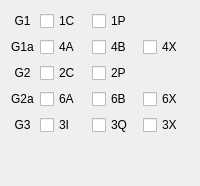
     <widget class="QWidget" name="tabGlonass">
      <attribute name="title">
       <string>Glonass</string>
      </attribute>
      <layout class="QGridLayout" name="gridLayout" columnstretch="0,1,1,1">
       <item row="3" column="2">
        <widget class="QCheckBox" name="R31">
         <property name="toolTip">
          <string>L2OCp</string>
         </property>
         <property name="text">
          <string>6B</string>
         </property>
         <property name="checked">
          <bool>false</bool>
         </property>
        </widget>
       </item>
       <item row="3" column="1">
        <widget class="QCheckBox" name="R30">
         <property name="toolTip">
          <string>L2CSI</string>
         </property>
         <property name="text">
          <string>6A</string>
         </property>
         <property name="checked">
          <bool>false</bool>
         </property>
        </widget>
       </item>
       <item row="0" column="1">
        <widget class="QCheckBox" name="R01">
         <property name="toolTip">
          <string>C/A</string>
         </property>
         <property name="text">
          <string>1C</string>
         </property>
         <property name="checked">
          <bool>false</bool>
         </property>
        </widget>
       </item>
       <item row="2" column="2">
        <widget class="QCheckBox" name="R19">
         <property name="toolTip">
          <string>P</string>
         </property>
         <property name="text">
          <string>2P</string>
         </property>
         <property name="checked">
          <bool>false</bool>
         </property>
        </widget>
       </item>
       <item row="3" column="0">
        <widget class="QLabel" name="Glo_G2a">
         <property name="text">
          <string>G2a</string>
         </property>
         <property name="alignment">
          <set>Qt::AlignmentFlag::AlignCenter</set>
         </property>
        </widget>
       </item>
       <item row="4" column="1">
        <widget class="QCheckBox" name="R44">
         <property name="toolTip">
          <string>I</string>
         </property>
         <property name="text">
          <string>3I</string>
         </property>
         <property name="checked">
          <bool>false</bool>
         </property>
        </widget>
       </item>
       <item row="5" column="0">
        <spacer name="verticalSpacer_2">
         <property name="orientation">
          <enum>Qt::Orientation::Vertical</enum>
         </property>
         <property name="sizeHint" stdset="0">
          <size>
           <width>20</width>
           <height>40</height>
          </size>
         </property>
        </spacer>
       </item>
       <item row="2" column="1">
        <widget class="QCheckBox" name="R14">
         <property name="toolTip">
          <string>C/A</string>
         </property>
         <property name="text">
          <string>2C</string>
         </property>
         <property name="checked">
          <bool>false</bool>
         </property>
        </widget>
       </item>
       <item row="4" column="2">
        <widget class="QCheckBox" name="R45">
         <property name="toolTip">
          <string>Q</string>
         </property>
         <property name="text">
          <string>3Q</string>
         </property>
         <property name="checked">
          <bool>false</bool>
         </property>
        </widget>
       </item>
       <item row="4" column="3">
        <widget class="QCheckBox" name="R46">
         <property name="toolTip">
          <string>I+Q</string>
         </property>
         <property name="text">
          <string>3X</string>
         </property>
         <property name="checked">
          <bool>false</bool>
         </property>
        </widget>
       </item>
       <item row="0" column="2">
        <widget class="QCheckBox" name="R02">
         <property name="toolTip">
          <string>P</string>
         </property>
         <property name="text">
          <string>1P</string>
         </property>
         <property name="checked">
          <bool>false</bool>
         </property>
        </widget>
       </item>
       <item row="4" column="0">
        <widget class="QLabel" name="Glo_G3">
         <property name="text">
          <string>G3</string>
         </property>
         <property name="alignment">
          <set>Qt::AlignmentFlag::AlignCenter</set>
         </property>
        </widget>
       </item>
       <item row="1" column="2">
        <widget class="QCheckBox" name="R67">
         <property name="toolTip">
          <string>L1OCp</string>
         </property>
         <property name="text">
          <string>4B</string>
         </property>
         <property name="checked">
          <bool>false</bool>
         </property>
        </widget>
       </item>
       <item row="3" column="3">
        <widget class="QCheckBox" name="R33">
         <property name="toolTip">
          <string>L2CSI+L2OCp</string>
         </property>
         <property name="text">
          <string>6X</string>
         </property>
         <property name="checked">
          <bool>false</bool>
         </property>
        </widget>
       </item>
       <item row="1" column="1">
        <widget class="QCheckBox" name="R66">
         <property name="toolTip">
          <string>L1OCd</string>
         </property>
         <property name="text">
          <string>4A</string>
         </property>
         <property name="checked">
          <bool>false</bool>
         </property>
        </widget>
       </item>
       <item row="0" column="0">
        <widget class="QLabel" name="Glo_G1">
         <property name="text">
          <string>G1</string>
         </property>
         <property name="alignment">
          <set>Qt::AlignmentFlag::AlignCenter</set>
         </property>
        </widget>
       </item>
       <item row="1" column="0">
        <widget class="QLabel" name="Glo_G1a">
         <property name="text">
          <string>G1a</string>
         </property>
         <property name="alignment">
          <set>Qt::AlignmentFlag::AlignCenter</set>
         </property>
        </widget>
       </item>
       <item row="2" column="0">
        <widget class="QLabel" name="Glo_G2">
         <property name="text">
          <string>G2</string>
         </property>
         <property name="alignment">
          <set>Qt::AlignmentFlag::AlignCenter</set>
         </property>
        </widget>
       </item>
       <item row="1" column="3">
        <widget class="QCheckBox" name="R68">
         <property name="toolTip">
          <string>L1OCd+L1OCp</string>
         </property>
         <property name="text">
          <string>4X</string>
         </property>
         <property name="checked">
          <bool>false</bool>
         </property>
        </widget>
       </item>
      </layout>
     </widget>
